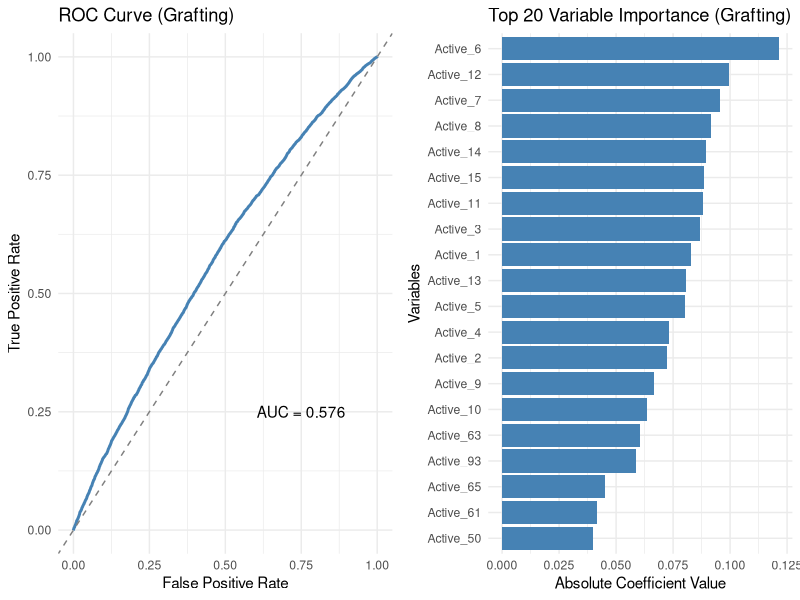

R code for this plot:
# Reference: https://www.sciencedirect.com/science/article/pii/S0167947318301968
# Required packages
library(glmnet)    # For regularization
library(pROC)      # For ROC curve analysis
library(caret)     # For data splitting
library(dplyr)     # For data manipulation
library(ggplot2)   # For visualization
library(gridExtra) # For plot arrangement

# Function to generate synthetic wave dataset
generate_wave_data <- function(n_samples = 33334, n_active = 21, n_noise = 100) {
  # Generate active variables based on wave patterns
  X_active <- matrix(rnorm(n_samples * n_active), nrow = n_samples)
  
  # Generate noise variables
  X_noise <- matrix(rnorm(n_samples * n_noise), nrow = n_samples)
  
  # Combine active and noise variables
  X <- cbind(X_active, X_noise)
  colnames(X) <- c(paste0("Active_", 1:n_active), paste0("Noise_", 1:n_noise))
  
  # Generate binary response (simplified version)
  prob <- plogis(rowSums(X_active[, 1:15] * rnorm(15)))
  y <- rbinom(n_samples, 1, prob)
  
  # Return data frame
  data.frame(X, y = factor(y))
}

# Function to calculate gradient for grafting
calculate_gradient <- function(X, y, p) {
  # Returns absolute gradient for each variable
  colSums(sweep(X, 1, (y - p), "*"))
}

# Function to perform grafting-based variable selection
train_grafting_classifier <- function(X_train, y_train, X_test, y_test, 
                                      epsilon = 1e-5, max_iter = 100) {
  n <- nrow(X_train)
  p <- ncol(X_train)
  
  # Convert factor to numeric
  y_train <- as.numeric(as.character(y_train))
  y_test <- as.numeric(as.character(y_test))
  
  # Initialize
  active_set <- c()
  beta <- rep(0, p)
  
  # Initial predictions
  p_hat <- rep(0.5, n)
  
  for(iter in 1:max_iter) {
    # Calculate gradients for inactive variables
    inactive_set <- setdiff(1:p, active_set)
    if(length(inactive_set) == 0) break
    
    gradients <- abs(calculate_gradient(X_train[, inactive_set, drop = FALSE], 
                                        y_train, p_hat))
    
    # Find variable with largest gradient
    max_grad_idx <- which.max(gradients)
    if(gradients[max_grad_idx] < epsilon) break
    
    # Add variable to active set
    new_var <- inactive_set[max_grad_idx]
    active_set <- c(active_set, new_var)
    
    # Fit logistic regression on active set
    if(length(active_set) > 0) {
      X_active <- X_train[, active_set, drop = FALSE]
      df_train <- data.frame(X_active)
      names(df_train) <- paste0("V", 1:ncol(X_active))
      fit <- glm(y_train ~ ., data = df_train, family = binomial())
      beta[active_set] <- coef(fit)[-1]  # Exclude intercept
      p_hat <- predict(fit, type = "response")
    }
  }
  
  # Final model predictions
  if(length(active_set) > 0) {
    X_active_test <- X_test[, active_set, drop = FALSE]
    df_test <- data.frame(X_active_test)
    names(df_test) <- paste0("V", 1:ncol(X_active_test))
    
    # Prepare training data with same column names
    df_train <- data.frame(X_train[, active_set, drop = FALSE])
    names(df_train) <- paste0("V", 1:ncol(df_train))
    
    # Fit final model
    final_fit <- glm(y_train ~ ., data = df_train, family = binomial())
    pred_prob_test <- predict(final_fit, newdata = df_test, type = "response")
    pred_class_test <- ifelse(pred_prob_test > 0.5, 1, 0)
  } else {
    # Handle case where no variables are selected
    pred_prob_test <- rep(0.5, length(y_test))
    pred_class_test <- rep(0, length(y_test))
    final_fit <- NULL
  }
  
  # Calculate performance metrics
  roc_obj <- roc(y_test, pred_prob_test)
  auc_value <- auc(roc_obj)
  accuracy <- mean(pred_class_test == y_test)
  
  # Return results
  list(
    model = final_fit,
    active_variables = active_set,
    accuracy = accuracy,
    auc = auc_value,
    predictions_test = pred_prob_test,
    roc_obj = roc_obj,
    beta = beta
  )
}

# Main analysis function with grafting
analyze_wave_dataset_grafting <- function(n_train = 10000) {
  # Generate data
  set.seed(123)
  full_data <- generate_wave_data()
  
  # Split into training and testing
  train_indices <- sample(1:nrow(full_data), n_train)
  train_data <- full_data[train_indices, ]
  test_data <- full_data[-train_indices, ]
  
  # Separate features and response
  X_train <- as.matrix(train_data[, !names(train_data) %in% "y"])
  y_train <- train_data$y
  X_test <- as.matrix(test_data[, !names(test_data) %in% "y"])
  y_test <- test_data$y
  
  # Train model using grafting
  results <- train_grafting_classifier(X_train, y_train, X_test, y_test)
  
  # Print summary
  cat("\nGrafting Analysis Results:\n")
  cat("----------------\n")
  cat("Number of selected variables:", length(results$active_variables), "\n")
  cat("Classification accuracy:", round(results$accuracy, 4), "\n")
  cat("Area under ROC curve:", round(results$auc, 4), "\n")
  cat("\nSelected variables:\n")
  print(paste("Active_", results$active_variables, sep=""))
  
  # Create visualization
  create_grafting_plots(results, X_train, y_train)
  
  return(results)
}

# Visualization function
create_grafting_plots <- function(results, X_train, y_train) {
  # ROC Curve Plot
  roc_plot <- ggplot(data = data.frame(
    FPR = rev(results$roc_obj$specificities),
    TPR = rev(results$roc_obj$sensitivities)
  )) +
    geom_line(aes(x = 1 - FPR, y = TPR), color = "steelblue", size = 1) +
    geom_abline(slope = 1, intercept = 0, linetype = "dashed", color = "gray50") +
    labs(
      title = "ROC Curve (Grafting)",
      x = "False Positive Rate",
      y = "True Positive Rate"
    ) +
    annotate("text", x = 0.75, y = 0.25,
             label = paste("AUC =", round(results$auc, 3))) +
    theme_minimal()
  
  # Variable Importance Plot
  var_importance <- data.frame(
    Variable = paste0("Active_", 1:length(results$beta)),
    Coefficient = abs(results$beta)
  ) %>%
    filter(Coefficient > 0) %>%
    arrange(desc(Coefficient)) %>%
    head(20)
  
  var_imp_plot <- ggplot(var_importance, 
                         aes(x = reorder(Variable, Coefficient), 
                             y = Coefficient)) +
    geom_bar(stat = "identity", fill = "steelblue") +
    coord_flip() +
    labs(
      title = "Top 20 Variable Importance (Grafting)",
      x = "Variables",
      y = "Absolute Coefficient Value"
    ) +
    theme_minimal()
  
  # Arrange plots
  grid.arrange(roc_plot, var_imp_plot, ncol = 2)
}

# Run the analysis
grafting_results <- analyze_wave_dataset_grafting()